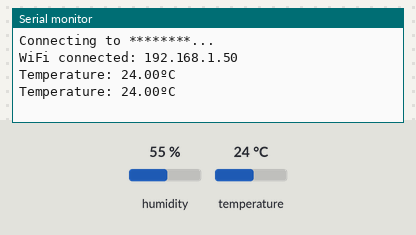
A sketch run on a simulated ESP8266 (NodeMCU). Shown: the last lines printed to the serial monitor. The test bench sets the inputs (shaded band); at power-on: temperature 24 °C, humidity 55 %. WiFi joins after 1.5 s; servers stay silent unless stated; uploads are accepted with an empty reply.

Above: at 7.3 s.
7.4 s: temperature set to 26.5 °C
At 12.5 s:
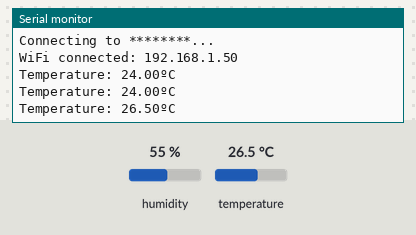
13.9 s: temperature set to 27.6 °C
At 17.9 s:
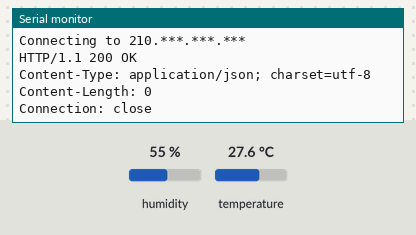
Timing chart, 0 to 19.4 s (numbered marks = the images above; inputs shaded):
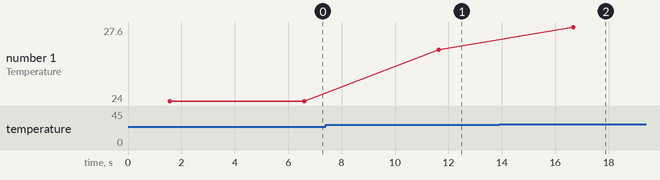

Measured:
- the behaviour switches between 27 and 27.1 °C on temperature (found by bisection; images 1 and 2)
- after the input at 7.4 s, the serial monitor: prints a new line after 4.2 s (image 1)
- after the input at 13.9 s, the serial monitor: prints a new line after 2.8 s (image 2)
- plotted number 1: 24 → 26.5 after the input at 7.4 s, 26.5 → 27.6 after the input at 13.9 s

The sketch:

IDCF_HTTP_Trigger.ino
```cpp
#include <Wire.h>

#include <ESP8266WiFi.h>

// HDC1000を扱うためのライブラリ
#include <Adafruit_HDC1000.h>

// 設定ファイル
#include "config.h"

WiFiClient wifiClient;

Adafruit_HDC1000 hdc1000 = Adafruit_HDC1000();

float temperature = 0.0;
float humidity = 0.0;

void printFormattedFloat(float val) {
  char buffer[10];

  dtostrf(val, 4, 2, buffer);
  Serial.print(buffer);
}

void setup() {
  // I2Cの通信を開始
  // SDA: DIO4
  // SCL: DIO5
  Wire.begin();

  // シリアル通信を開始
  Serial.begin(115200);
  delay(10);
  Serial.println();
  Serial.println();

  // HDC1000を設定
  hdc1000.begin();
}

void loop() {
  // Wi-Fiアクセスポイントに接続していなければ接続
  if (WiFi.status() != WL_CONNECTED) {
    Serial.print("Connecting to ");
    Serial.print(ssid);
    Serial.println("...");
    WiFi.begin(ssid, password);

    if (WiFi.waitForConnectResult() != WL_CONNECTED) {
      // Wi-Fiアクスポイントへの接続に失敗したら5秒間待ってリトライ
      Serial.println("Failed to connect");
      delay(5000);
      return;
    } else {
      Serial.print("WiFi connected: ");
      Serial.println(WiFi.localIP());
    }
  }

  // HDC1000から測定値を読み取る
  temperature = hdc1000.readTemperature();
  humidity = hdc1000.readHumidity();

  // 読み取った温度をシリアルにプリント
  Serial.print("Temperature: ");
  printFormattedFloat(temperature);
  Serial.println("ºC");

  // もし現在の温度が閾値よりも高ければ以下を実行
  if (temperature > threshold) {
    Serial.print("Connecting to ");
    Serial.println(server);
    WiFiClient client;
    if (!client.connect(server, 80)) {
      Serial.println("Connection failed");
      return;
    }

    // IDCFチャンネルサーバの/data/{trigger-1のuuid}にHTTP POST
    String url = "/data/";
    url += trigger_1_uuid;
    client.print(String("POST ") + url + " HTTP/1.1\r\n" +
                 "Host: " + server + "\r\n" +
                 "meshblu_auth_uuid: " + trigger_1_uuid + "\r\n" +
                 "meshblu_auth_token: " + trigger_1_token + "\r\n" +
                 "Connection: close\r\n\r\n");
    delay(100);

    while (client.available()) {
      String line = client.readStringUntil('\r');
      Serial.print(line);
    }
  }

  delay(5000);
}
```

config.h
```cpp
// Wi-FiアクセスポイントのSSIDとパスワード
const char* ssid = "********";
const char* password = "********";

// IDCFチャンネルサーバの情報
const char* server = "210.***.***.***";
const char* trigger_1_uuid = "********-****-****-****-************";
const char* trigger_1_token = "********";

// トリガーをかける温度の閾値
const float threshold = 27.0;
```
